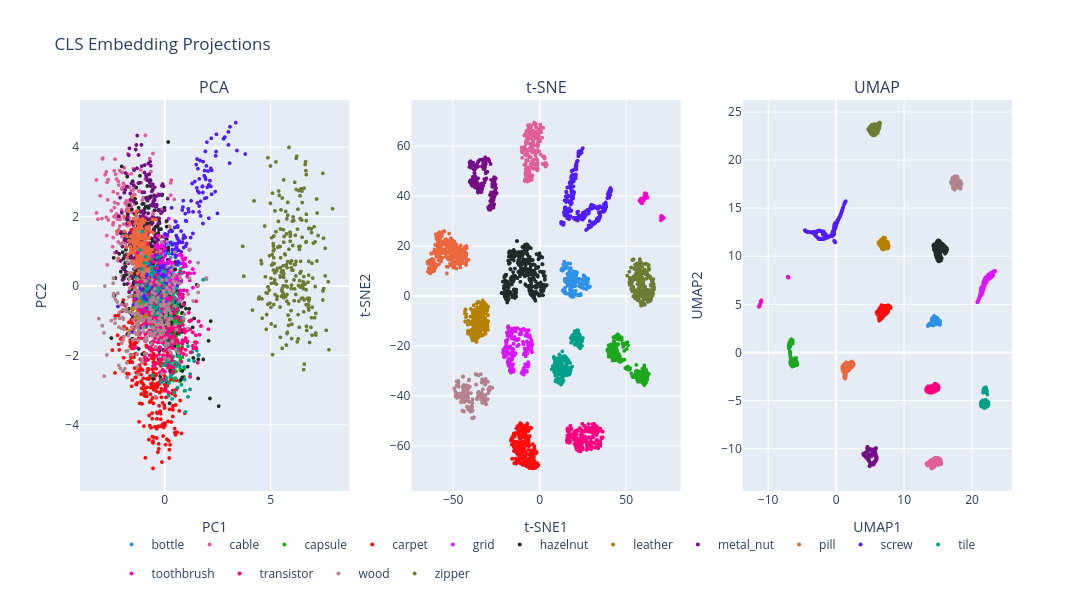

Here is the notebook cell this chart was saved with:
### Code cell
pca_train = pca_2d[train_mask]
tsne_train = tsne_2d[train_mask]
umap_train = umap_2d[train_mask]

cls_fig = make_subplots(
    rows=1,
    cols=3,
    subplot_titles=("PCA", "t-SNE", "UMAP")
)

colors = px.colors.qualitative.Dark24

category_colors = {cat: colors[i % len(colors)] for i, cat in enumerate(categories)}
plot_meta = [("PCA", pca_train, 1), ("t-SNE", tsne_train, 2), ("UMAP", umap_train, 3)]

for idx, (method_name, coords, col) in enumerate(plot_meta):
    for category in categories:
        mask = train_meta["category"] == category

        cls_fig.add_trace(
            go.Scattergl(
                x=coords[mask, 0],
                y=coords[mask, 1],
                mode="markers",
                name=category,
                legendgroup=category,
                showlegend=(method_name == "PCA"),
                customdata=np.stack([
                    train_meta.loc[mask, "category"],
                    train_meta.loc[mask, "path"]
                ], axis=1),
                hovertemplate=(
                    "Category: %{customdata[0]}" +
                    "<br>Path: %{customdata[1]}" +
                    "<extra></extra>"
                ),
                marker=dict(
                    size=4,
                    color=category_colors[category]
                    )
            ),
            row=1,
            col=col
        )

cls_fig.update_xaxes(title_text="PC1", row=1, col=1)
cls_fig.update_yaxes(title_text="PC2", row=1, col=1)

cls_fig.update_xaxes(title_text="t-SNE1", row=1, col=2)
cls_fig.update_yaxes(title_text="t-SNE2", row=1, col=2)

cls_fig.update_xaxes(title_text="UMAP1", row=1, col=3)
cls_fig.update_yaxes(title_text="UMAP2", row=1, col=3)

cls_fig.update_layout(
    title="CLS Embedding Projections",
    width=1600, height=600,
    legend=dict(
        orientation="h",
        yanchor="top",
        y=-0.1,
        xanchor="center",
        x=0.5
    )
)

cls_fig.show()
cls_fig.write_image(IMAGE_DIR / "cls_embedding_comparison.svg")

### Figure 1 — Plotly figure (JSON) as saved in the notebook; plotly's stock layout.template omitted (floating-point values rounded to 4 significant figures; data arrays with more than 128 entries replaced by an {"elided": "..."} marker saying what was removed)
{"data": [{"customdata": {"elided": "209x2 str values"}, "hovertemplate": "Category: %{customdata[0]}<br>Path: %{customdata[1]}<extra></extra>", "legendgroup": "bottle", "marker": {"color": "#2E91E5", "size": 4}, "mode": "markers", "name": "bottle", "showlegend": true, "type": "scattergl", "x": {"elided": "209 float values"}, "xaxis": "x", "y": {"elided": "209 float values"}, "yaxis": "y"}, {"customdata": {"elided": "224x2 str values"}, "hovertemplate": "Category: %{customdata[0]}<br>Path: %{customdata[1]}<extra></extra>", "legendgroup": "cable", "marker": {"color": "#E15F99", "size": 4}, "mode": "markers", "name": "cable", "showlegend": true, "type": "scattergl", "x": {"elided": "224 float values"}, "xaxis": "x", "y": {"elided": "224 float values"}, "yaxis": "y"}, {"customdata": {"elided": "219x2 str values"}, "hovertemplate": "Category: %{customdata[0]}<br>Path: %{customdata[1]}<extra></extra>", "legendgroup": "capsule", "marker": {"color": "#1CA71C", "size": 4}, "mode": "markers", "name": "capsule", "showlegend": true, "type": "scattergl", "x": {"elided": "219 float values"}, "xaxis": "x", "y": {"elided": "219 float values"}, "yaxis": "y"}, {"customdata": {"elided": "280x2 str values"}, "hovertemplate": "Category: %{customdata[0]}<br>Path: %{customdata[1]}<extra></extra>", "legendgroup": "carpet", "marker": {"color": "#FB0D0D", "size": 4}, "mode": "markers", "name": "carpet", "showlegend": true, "type": "scattergl", "x": {"elided": "280 float values"}, "xaxis": "x", "y": {"elided": "280 float values"}, "yaxis": "y"}, {"customdata": {"elided": "264x2 str values"}, "hovertemplate": "Category: %{customdata[0]}<br>Path: %{customdata[1]}<extra></extra>", "legendgroup": "grid", "marker": {"color": "#DA16FF", "size": 4}, "mode": "markers", "name": "grid", "showlegend": true, "type": "scattergl", "x": {"elided": "264 float values"}, "xaxis": "x", "y": {"elided": "264 float values"}, "yaxis": "y"}, {"customdata": {"elided": "391x2 str values"}, "hovertemplate": "Category: %{customdata[0]}<br>Path: %{customdata[1]}<extra></extra>", "legendgroup": "hazelnut", "marker": {"color": "#222A2A", "size": 4}, "mode": "markers", "name": "hazelnut", "showlegend": true, "type": "scattergl", "x": {"elided": "391 float values"}, "xaxis": "x", "y": {"elided": "391 float values"}, "yaxis": "y"}, {"customdata": {"elided": "245x2 str values"}, "hovertemplate": "Category: %{customdata[0]}<br>Path: %{customdata[1]}<extra></extra>", "legendgroup": "leather", "marker": {"color": "#B68100", "size": 4}, "mode": "markers", "name": "leather", "showlegend": true, "type": "scattergl", "x": {"elided": "245 float values"}, "xaxis": "x", "y": {"elided": "245 float values"}, "yaxis": "y"}, {"customdata": {"elided": "220x2 str values"}, "hovertemplate": "Category: %{customdata[0]}<br>Path: %{customdata[1]}<extra></extra>", "legendgroup": "metal_nut", "marker": {"color": "#750D86", "size": 4}, "mode": "markers", "name": "metal_nut", "showlegend": true, "type": "scattergl", "x": {"elided": "220 float values"}, "xaxis": "x", "y": {"elided": "220 float values"}, "yaxis": "y"}, {"customdata": {"elided": "267x2 str values"}, "hovertemplate": "Category: %{customdata[0]}<br>Path: %{customdata[1]}<extra></extra>", "legendgroup": "pill", "marker": {"color": "#EB663B", "size": 4}, "mode": "markers", "name": "pill", "showlegend": true, "type": "scattergl", "x": {"elided": "267 float values"}, "xaxis": "x", "y": {"elided": "267 float values"}, "yaxis": "y"}, {"customdata": {"elided": "320x2 str values"}, "hovertemplate": "Category: %{customdata[0]}<br>Path: %{customdata[1]}<extra></extra>", "legendgroup": "screw", "marker": {"color": "#511CFB", "size": 4}, "mode": "markers", "name": "screw", "showlegend": true, "type": "scattergl", "x": {"elided": "320 float values"}, "xaxis": "x", "y": {"elided": "320 float values"}, "yaxis": "y"}, {"customdata": {"elided": "230x2 str values"}, "hovertemplate": "Category: %{customdata[0]}<br>Path: %{customdata[1]}<extra></extra>", "legendgroup": "tile", "marker": {"color": "#00A08B", "size": 4}, "mode": "markers", "name": "tile", "showlegend": true, "type": "scattergl", "x": {"elided": "230 float values"}, "xaxis": "x", "y": {"elided": "230 float values"}, "yaxis": "y"}, {"customdata": [["toothbrush", "data/mvtec_ad/toothbrush/train/good/008.png"], ["toothbrush", "data/mvtec_ad/toothbrush/train/good/045.png"], ["toothbrush", "data/mvtec_ad/toothbrush/train/good/040.png"], ["toothbrush", "data/mvtec_ad/toothbrush/train/good/005.png"], ["toothbrush", "data/mvtec_ad/toothbrush/train/good/059.png"], ["toothbrush", "data/mvtec_ad/toothbrush/train/good/019.png"], ["toothbrush", "data/mvtec_ad/toothbrush/train/good/006.png"], ["toothbrush", "data/mvtec_ad/toothbrush/train/good/031.png"], ["toothbrush", "data/mvtec_ad/toothbrush/train/good/051.png"], ["toothbrush", "data/mvtec_ad/toothbrush/train/good/033.png"], ["toothbrush", "data/mvtec_ad/toothbrush/train/good/013.png"], ["toothbrush", "data/mvtec_ad/toothbrush/train/good/036.png"], ["toothbrush", "data/mvtec_ad/toothbrush/train/good/038.png"], ["toothbrush", "data/mvtec_ad/toothbrush/train/good/002.png"], ["toothbrush", "data/mvtec_ad/toothbrush/train/good/028.png"], ["toothbrush", "data/mvtec_ad/toothbrush/train/good/046.png"], ["toothbrush", "data/mvtec_ad/toothbrush/train/good/049.png"], ["toothbrush", "data/mvtec_ad/toothbrush/train/good/001.png"], ["toothbrush", "data/mvtec_ad/toothbrush/train/good/017.png"], ["toothbrush", "data/mvtec_ad/toothbrush/train/good/056.png"], ["toothbrush", "data/mvtec_ad/toothbrush/train/good/037.png"], ["toothbrush", "data/mvtec_ad/toothbrush/train/good/035.png"], ["toothbrush", "data/mvtec_ad/toothbrush/train/good/016.png"], ["toothbrush", "data/mvtec_ad/toothbrush/train/good/020.png"], ["toothbrush", "data/mvtec_ad/toothbrush/train/good/052.png"], ["toothbrush", "data/mvtec_ad/toothbrush/train/good/003.png"], ["toothbrush", "data/mvtec_ad/toothbrush/train/good/018.png"], ["toothbrush", "data/mvtec_ad/toothbrush/train/good/043.png"], ["toothbrush", "data/mvtec_ad/toothbrush/train/good/034.png"], ["toothbrush", "data/mvtec_ad/toothbrush/train/good/057.png"], ["toothbrush", "data/mvtec_ad/toothbrush/train/good/007.png"], ["toothbrush", "data/mvtec_ad/toothbrush/train/good/044.png"], ["toothbrush", "data/mvtec_ad/toothbrush/train/good/025.png"], ["toothbrush", "data/mvtec_ad/toothbrush/train/good/030.png"], ["toothbrush", "data/mvtec_ad/toothbrush/train/good/053.png"], ["toothbrush", "data/mvtec_ad/toothbrush/train/good/058.png"], ["toothbrush", "data/mvtec_ad/toothbrush/train/good/032.png"], ["toothbrush", "data/mvtec_ad/toothbrush/train/good/055.png"], ["toothbrush", "data/mvtec_ad/toothbrush/train/good/027.png"], ["toothbrush", "data/mvtec_ad/toothbrush/train/good/012.png"], ["toothbrush", "data/mvtec_ad/toothbrush/train/good/022.png"], ["toothbrush", "data/mvtec_ad/toothbrush/train/good/000.png"], ["toothbrush", "data/mvtec_ad/toothbrush/train/good/050.png"], ["toothbrush", "data/mvtec_ad/toothbrush/train/good/048.png"], ["toothbrush", "data/mvtec_ad/toothbrush/train/good/023.png"], ["toothbrush", "data/mvtec_ad/toothbrush/train/good/014.png"], ["toothbrush", "data/mvtec_ad/toothbrush/train/good/026.png"], ["toothbrush", "data/mvtec_ad/toothbrush/train/good/029.png"], ["toothbrush", "data/mvtec_ad/toothbrush/train/good/054.png"], ["toothbrush", "data/mvtec_ad/toothbrush/train/good/024.png"], ["toothbrush", "data/mvtec_ad/toothbrush/train/good/010.png"], ["toothbrush", "data/mvtec_ad/toothbrush/train/good/042.png"], ["toothbrush", "data/mvtec_ad/toothbrush/train/good/009.png"], ["toothbrush", "data/mvtec_ad/toothbrush/train/good/039.png"], ["toothbrush", "data/mvtec_ad/toothbrush/train/good/041.png"], ["toothbrush", "data/mvtec_ad/toothbrush/train/good/047.png"], ["toothbrush", "data/mvtec_ad/toothbrush/train/good/011.png"], ["toothbrush", "data/mvtec_ad/toothbrush/train/good/015.png"], ["toothbrush", "data/mvtec_ad/toothbrush/train/good/021.png"], ["toothbrush", "data/mvtec_ad/toothbrush/train/good/004.png"]], "hovertemplate": "Category: %{customdata[0]}<br>Path: %{customdata[1]}<extra></extra>", "legendgroup": "toothbrush", "marker": {"color": "#FB00D1", "size": 4}, "mode": "markers", "name": "toothbrush", "showlegend": true, "type": "scattergl", "x": [0.367, 0.9075, 0.9349, -0.0442, 0.8384, -0.3403, 0.2147, 0.2357, 1.072, 0.7514, -0.1763, 0.4993, 0.1412, -0.1769, 0.6829, 0.6926, 0.8901, -0.2164, 0.1947, 1.014, 0.2801, 0.5888, -0.1255, 0.841, 0.9017, -0.3334, -0.08448, 1.333, 0.539, 1.114, -0.5611, 1.203, 0.2156, 1.057, 1.187, 1.395, 0.1784, 0.8468, 0.2627, -0.0774, 0.3803, -0.002345, 1.34, 0.9735, 0.3673, -0.2688, 0.6542, 0.6292, 0.8169, 0.7546, 0.01293, 1.197, -0.3842, 0.0613, 0.8923, 0.9823, -0.3219, 0.2069, 0.7473, -0.3658], "xaxis": "x", "y": [0.6591, 0.3944, 0.7596, 0.6767, 0.7876, 1.071, 0.715, 0.05728, 0.2716, -0.3034, 1.135, 0.2029, -0.02005, 0.9478, -0.2553, 0.8959, 0.5504, 0.6627, 0.6588, 0.5717, 0.1642, 0.265, 1.011, -0.3598, 0.6404, 1.209, 1.161, 0.489, 0.2895, 0.3679, 0.8597, 0.3637, -0.02609, -0.1388, 0.1629, 0.3727, 0.3926, 0.6532, 0.4432, 0.7566, 0.6578, 0.852, -0.04776, 0.6312, -0.164, 1.121, -0.4005, 0.175, 0.8773, -0.2136, 1.074, 0.6956, 1.138, -0.3601, 0.7575, 0.8011, 1.45, 0.7166, -0.1262, 1.106], "yaxis": "y"}, {"customdata": {"elided": "213x2 str values"}, "hovertemplate": "Category: %{customdata[0]}<br>Path: %{customdata[1]}<extra></extra>", "legendgroup": "transistor", "marker": {"color": "#FC0080", "size": 4}, "mode": "markers", "name": "transistor", "showlegend": true, "type": "scattergl", "x": {"elided": "213 float values"}, "xaxis": "x", "y": {"elided": "213 float values"}, "yaxis": "y"}, {"customdata": {"elided": "247x2 str values"}, "hovertemplate": "Category: %{customdata[0]}<br>Path: %{customdata[1]}<extra></extra>", "legendgroup": "wood", "marker": {"color": "#B2828D", "size": 4}, "mode": "markers", "name": "wood", "showlegend": true, "type": "scattergl", "x": {"elided": "247 float values"}, "xaxis": "x", "y": {"elided": "247 float values"}, "yaxis": "y"}, {"customdata": {"elided": "240x2 str values"}, "hovertemplate": "Category: %{customdata[0]}<br>Path: %{customdata[1]}<extra></extra>", "legendgroup": "zipper", "marker": {"color": "#6C7C32", "size": 4}, "mode": "markers", "name": "zipper", "showlegend": true, "type": "scattergl", "x": {"elided": "240 float values"}, "xaxis": "x", "y": {"elided": "240 float values"}, "yaxis": "y"}, {"customdata": {"elided": "209x2 str values"}, "hovertemplate": "Category: %{customdata[0]}<br>Path: %{customdata[1]}<extra></extra>", "legendgroup": "bottle", "marker": {"color": "#2E91E5", "size": 4}, "mode": "markers", "name": "bottle", "showlegend": false, "type": "scattergl", "x": {"elided": "209 float values"}, "xaxis": "x2", "y": {"elided": "209 float values"}, "yaxis": "y2"}, {"customdata": {"elided": "224x2 str values"}, "hovertemplate": "Category: %{customdata[0]}<br>Path: %{customdata[1]}<extra></extra>", "legendgroup": "cable", "marker": {"color": "#E15F99", "size": 4}, "mode": "markers", "name": "cable", "showlegend": false, "type": "scattergl", "x": {"elided": "224 float values"}, "xaxis": "x2", "y": {"elided": "224 float values"}, "yaxis": "y2"}, {"customdata": {"elided": "219x2 str values"}, "hovertemplate": "Category: %{customdata[0]}<br>Path: %{customdata[1]}<extra></extra>", "legendgroup": "capsule", "marker": {"color": "#1CA71C", "size": 4}, "mode": "markers", "name": "capsule", "showlegend": false, "type": "scattergl", "x": {"elided": "219 float values"}, "xaxis": "x2", "y": {"elided": "219 float values"}, "yaxis": "y2"}, {"customdata": {"elided": "280x2 str values"}, "hovertemplate": "Category: %{customdata[0]}<br>Path: %{customdata[1]}<extra></extra>", "legendgroup": "carpet", "marker": {"color": "#FB0D0D", "size": 4}, "mode": "markers", "name": "carpet", "showlegend": false, "type": "scattergl", "x": {"elided": "280 float values"}, "xaxis": "x2", "y": {"elided": "280 float values"}, "yaxis": "y2"}, {"customdata": {"elided": "264x2 str values"}, "hovertemplate": "Category: %{customdata[0]}<br>Path: %{customdata[1]}<extra></extra>", "legendgroup": "grid", "marker": {"color": "#DA16FF", "size": 4}, "mode": "markers", "name": "grid", "showlegend": false, "type": "scattergl", "x": {"elided": "264 float values"}, "xaxis": "x2", "y": {"elided": "264 float values"}, "yaxis": "y2"}, {"customdata": {"elided": "391x2 str values"}, "hovertemplate": "Category: %{customdata[0]}<br>Path: %{customdata[1]}<extra></extra>", "legendgroup": "hazelnut", "marker": {"color": "#222A2A", "size": 4}, "mode": "markers", "name": "hazelnut", "showlegend": false, "type": "scattergl", "x": {"elided": "391 float values"}, "xaxis": "x2", "y": {"elided": "391 float values"}, "yaxis": "y2"}, {"customdata": {"elided": "245x2 str values"}, "hovertemplate": "Category: %{customdata[0]}<br>Path: %{customdata[1]}<extra></extra>", "legendgroup": "leather", "marker": {"color": "#B68100", "size": 4}, "mode": "markers", "name": "leather", "showlegend": false, "type": "scattergl", "x": {"elided": "245 float values"}, "xaxis": "x2", "y": {"elided": "245 float values"}, "yaxis": "y2"}, {"customdata": {"elided": "220x2 str values"}, "hovertemplate": "Category: %{customdata[0]}<br>Path: %{customdata[1]}<extra></extra>", "legendgroup": "metal_nut", "marker": {"color": "#750D86", "size": 4}, "mode": "markers", "name": "metal_nut", "showlegend": false, "type": "scattergl", "x": {"elided": "220 float values"}, "xaxis": "x2", "y": {"elided": "220 float values"}, "yaxis": "y2"}, {"customdata": {"elided": "267x2 str values"}, "hovertemplate": "Category: %{customdata[0]}<br>Path: %{customdata[1]}<extra></extra>", "legendgroup": "pill", "marker": {"color": "#EB663B", "size": 4}, "mode": "markers", "name": "pill", "showlegend": false, "type": "scattergl", "x": {"elided": "267 float values"}, "xaxis": "x2", "y": {"elided": "267 float values"}, "yaxis": "y2"}, {"customdata": {"elided": "320x2 str values"}, "hovertemplate": "Category: %{customdata[0]}<br>Path: %{customdata[1]}<extra></extra>", "legendgroup": "screw", "marker": {"color": "#511CFB", "size": 4}, "mode": "markers", "name": "screw", "showlegend": false, "type": "scattergl", "x": {"elided": "320 float values"}, "xaxis": "x2", "y": {"elided": "320 float values"}, "yaxis": "y2"}, {"customdata": {"elided": "230x2 str values"}, "hovertemplate": "Category: %{customdata[0]}<br>Path: %{customdata[1]}<extra></extra>", "legendgroup": "tile", "marker": {"color": "#00A08B", "size": 4}, "mode": "markers", "name": "tile", "showlegend": false, "type": "scattergl", "x": {"elided": "230 float values"}, "xaxis": "x2", "y": {"elided": "230 float values"}, "yaxis": "y2"}, {"customdata": [["toothbrush", "data/mvtec_ad/toothbrush/train/good/008.png"], ["toothbrush", "data/mvtec_ad/toothbrush/train/good/045.png"], ["toothbrush", "data/mvtec_ad/toothbrush/train/good/040.png"], ["toothbrush", "data/mvtec_ad/toothbrush/train/good/005.png"], ["toothbrush", "data/mvtec_ad/toothbrush/train/good/059.png"], ["toothbrush", "data/mvtec_ad/toothbrush/train/good/019.png"], ["toothbrush", "data/mvtec_ad/toothbrush/train/good/006.png"], ["toothbrush", "data/mvtec_ad/toothbrush/train/good/031.png"], ["toothbrush", "data/mvtec_ad/toothbrush/train/good/051.png"], ["toothbrush", "data/mvtec_ad/toothbrush/train/good/033.png"], ["toothbrush", "data/mvtec_ad/toothbrush/train/good/013.png"], ["toothbrush", "data/mvtec_ad/toothbrush/train/good/036.png"], ["toothbrush", "data/mvtec_ad/toothbrush/train/good/038.png"], ["toothbrush", "data/mvtec_ad/toothbrush/train/good/002.png"], ["toothbrush", "data/mvtec_ad/toothbrush/train/good/028.png"], ["toothbrush", "data/mvtec_ad/toothbrush/train/good/046.png"], ["toothbrush", "data/mvtec_ad/toothbrush/train/good/049.png"], ["toothbrush", "data/mvtec_ad/toothbrush/train/good/001.png"], ["toothbrush", "data/mvtec_ad/toothbrush/train/good/017.png"], ["toothbrush", "data/mvtec_ad/toothbrush/train/good/056.png"], ["toothbrush", "data/mvtec_ad/toothbrush/train/good/037.png"], ["toothbrush", "data/mvtec_ad/toothbrush/train/good/035.png"], ["toothbrush", "data/mvtec_ad/toothbrush/train/good/016.png"], ["toothbrush", "data/mvtec_ad/toothbrush/train/good/020.png"], ["toothbrush", "data/mvtec_ad/toothbrush/train/good/052.png"], ["toothbrush", "data/mvtec_ad/toothbrush/train/good/003.png"], ["toothbrush", "data/mvtec_ad/toothbrush/train/good/018.png"], ["toothbrush", "data/mvtec_ad/toothbrush/train/good/043.png"], ["toothbrush", "data/mvtec_ad/toothbrush/train/good/034.png"], ["toothbrush", "data/mvtec_ad/toothbrush/train/good/057.png"], ["toothbrush", "data/mvtec_ad/toothbrush/train/good/007.png"], ["toothbrush", "data/mvtec_ad/toothbrush/train/good/044.png"], ["toothbrush", "data/mvtec_ad/toothbrush/train/good/025.png"], ["toothbrush", "data/mvtec_ad/toothbrush/train/good/030.png"], ["toothbrush", "data/mvtec_ad/toothbrush/train/good/053.png"], ["toothbrush", "data/mvtec_ad/toothbrush/train/good/058.png"], ["toothbrush", "data/mvtec_ad/toothbrush/train/good/032.png"], ["toothbrush", "data/mvtec_ad/toothbrush/train/good/055.png"], ["toothbrush", "data/mvtec_ad/toothbrush/train/good/027.png"], ["toothbrush", "data/mvtec_ad/toothbrush/train/good/012.png"], ["toothbrush", "data/mvtec_ad/toothbrush/train/good/022.png"], ["toothbrush", "data/mvtec_ad/toothbrush/train/good/000.png"], ["toothbrush", "data/mvtec_ad/toothbrush/train/good/050.png"], ["toothbrush", "data/mvtec_ad/toothbrush/train/good/048.png"], ["toothbrush", "data/mvtec_ad/toothbrush/train/good/023.png"], ["toothbrush", "data/mvtec_ad/toothbrush/train/good/014.png"], ["toothbrush", "data/mvtec_ad/toothbrush/train/good/026.png"], ["toothbrush", "data/mvtec_ad/toothbrush/train/good/029.png"], ["toothbrush", "data/mvtec_ad/toothbrush/train/good/054.png"], ["toothbrush", "data/mvtec_ad/toothbrush/train/good/024.png"], ["toothbrush", "data/mvtec_ad/toothbrush/train/good/010.png"], ["toothbrush", "data/mvtec_ad/toothbrush/train/good/042.png"], ["toothbrush", "data/mvtec_ad/toothbrush/train/good/009.png"], ["toothbrush", "data/mvtec_ad/toothbrush/train/good/039.png"], ["toothbrush", "data/mvtec_ad/toothbrush/train/good/041.png"], ["toothbrush", "data/mvtec_ad/toothbrush/train/good/047.png"], ["toothbrush", "data/mvtec_ad/toothbrush/train/good/011.png"], ["toothbrush", "data/mvtec_ad/toothbrush/train/good/015.png"], ["toothbrush", "data/mvtec_ad/toothbrush/train/good/021.png"], ["toothbrush", "data/mvtec_ad/toothbrush/train/good/004.png"]], "hovertemplate": "Category: %{customdata[0]}<br>Path: %{customdata[1]}<extra></extra>", "legendgroup": "toothbrush", "marker": {"color": "#FB00D1", "size": 4}, "mode": "markers", "name": "toothbrush", "showlegend": false, "type": "scattergl", "x": [70.63, 59.04, 59.1, 70.71, 59.28, 71.58, 70.92, 61.51, 59.5, 60.98, 71.0, 61.6, 61.39, 70.67, 62.02, 59.09, 58.16, 71.53, 70.54, 59.01, 61.88, 62.37, 70.36, 61.55, 58.78, 70.45, 71.35, 58.64, 62.1, 59.5, 71.56, 59.28, 62.08, 60.62, 58.42, 59.1, 62.32, 58.02, 61.3, 71.25, 61.15, 70.98, 59.58, 58.89, 61.42, 70.68, 61.23, 60.88, 59.05, 61.31, 70.67, 59.23, 71.39, 61.84, 59.29, 59.08, 71.42, 70.87, 62.61, 71.96], "xaxis": "x2", "y": [32.06, 38.58, 37.89, 31.99, 37.13, 31.0, 32.01, 40.44, 37.87, 39.43, 31.25, 39.74, 41.18, 30.99, 39.7, 38.92, 38.09, 31.65, 31.6, 37.43, 41.02, 39.77, 30.59, 39.14, 38.92, 30.33, 31.27, 38.23, 40.07, 39.01, 31.0, 37.48, 39.44, 38.4, 37.82, 38.17, 39.78, 38.19, 41.1, 31.31, 41.14, 31.85, 37.13, 38.47, 41.15, 31.07, 40.66, 39.92, 38.94, 40.12, 31.26, 38.18, 31.13, 40.71, 39.07, 38.74, 31.19, 31.89, 39.34, 31.31], "yaxis": "y2"}, {"customdata": {"elided": "213x2 str values"}, "hovertemplate": "Category: %{customdata[0]}<br>Path: %{customdata[1]}<extra></extra>", "legendgroup": "transistor", "marker": {"color": "#FC0080", "size": 4}, "mode": "markers", "name": "transistor", "showlegend": false, "type": "scattergl", "x": {"elided": "213 float values"}, "xaxis": "x2", "y": {"elided": "213 float values"}, "yaxis": "y2"}, {"customdata": {"elided": "247x2 str values"}, "hovertemplate": "Category: %{customdata[0]}<br>Path: %{customdata[1]}<extra></extra>", "legendgroup": "wood", "marker": {"color": "#B2828D", "size": 4}, "mode": "markers", "name": "wood", "showlegend": false, "type": "scattergl", "x": {"elided": "247 float values"}, "xaxis": "x2", "y": {"elided": "247 float values"}, "yaxis": "y2"}, {"customdata": {"elided": "240x2 str values"}, "hovertemplate": "Category: %{customdata[0]}<br>Path: %{customdata[1]}<extra></extra>", "legendgroup": "zipper", "marker": {"color": "#6C7C32", "size": 4}, "mode": "markers", "name": "zipper", "showlegend": false, "type": "scattergl", "x": {"elided": "240 float values"}, "xaxis": "x2", "y": {"elided": "240 float values"}, "yaxis": "y2"}, {"customdata": {"elided": "209x2 str values"}, "hovertemplate": "Category: %{customdata[0]}<br>Path: %{customdata[1]}<extra></extra>", "legendgroup": "bottle", "marker": {"color": "#2E91E5", "size": 4}, "mode": "markers", "name": "bottle", "showlegend": false, "type": "scattergl", "x": {"elided": "209 float values"}, "xaxis": "x3", "y": {"elided": "209 float values"}, "yaxis": "y3"}, {"customdata": {"elided": "224x2 str values"}, "hovertemplate": "Category: %{customdata[0]}<br>Path: %{customdata[1]}<extra></extra>", "legendgroup": "cable", "marker": {"color": "#E15F99", "size": 4}, "mode": "markers", "name": "cable", "showlegend": false, "type": "scattergl", "x": {"elided": "224 float values"}, "xaxis": "x3", "y": {"elided": "224 float values"}, "yaxis": "y3"}, {"customdata": {"elided": "219x2 str values"}, "hovertemplate": "Category: %{customdata[0]}<br>Path: %{customdata[1]}<extra></extra>", "legendgroup": "capsule", "marker": {"color": "#1CA71C", "size": 4}, "mode": "markers", "name": "capsule", "showlegend": false, "type": "scattergl", "x": {"elided": "219 float values"}, "xaxis": "x3", "y": {"elided": "219 float values"}, "yaxis": "y3"}, {"customdata": {"elided": "280x2 str values"}, "hovertemplate": "Category: %{customdata[0]}<br>Path: %{customdata[1]}<extra></extra>", "legendgroup": "carpet", "marker": {"color": "#FB0D0D", "size": 4}, "mode": "markers", "name": "carpet", "showlegend": false, "type": "scattergl", "x": {"elided": "280 float values"}, "xaxis": "x3", "y": {"elided": "280 float values"}, "yaxis": "y3"}, {"customdata": {"elided": "264x2 str values"}, "hovertemplate": "Category: %{customdata[0]}<br>Path: %{customdata[1]}<extra></extra>", "legendgroup": "grid", "marker": {"color": "#DA16FF", "size": 4}, "mode": "markers", "name": "grid", "showlegend": false, "type": "scattergl", "x": {"elided": "264 float values"}, "xaxis": "x3", "y": {"elided": "264 float values"}, "yaxis": "y3"}, {"customdata": {"elided": "391x2 str values"}, "hovertemplate": "Category: %{customdata[0]}<br>Path: %{customdata[1]}<extra></extra>", "legendgroup": "hazelnut", "marker": {"color": "#222A2A", "size": 4}, "mode": "markers", "name": "hazelnut", "showlegend": false, "type": "scattergl", "x": {"elided": "391 float values"}, "xaxis": "x3", "y": {"elided": "391 float values"}, "yaxis": "y3"}, {"customdata": {"elided": "245x2 str values"}, "hovertemplate": "Category: %{customdata[0]}<br>Path: %{customdata[1]}<extra></extra>", "legendgroup": "leather", "marker": {"color": "#B68100", "size": 4}, "mode": "markers", "name": "leather", "showlegend": false, "type": "scattergl", "x": {"elided": "245 float values"}, "xaxis": "x3", "y": {"elided": "245 float values"}, "yaxis": "y3"}, {"customdata": {"elided": "220x2 str values"}, "hovertemplate": "Category: %{customdata[0]}<br>Path: %{customdata[1]}<extra></extra>", "legendgroup": "metal_nut", "marker": {"color": "#750D86", "size": 4}, "mode": "markers", "name": "metal_nut", "showlegend": false, "type": "scattergl", "x": {"elided": "220 float values"}, "xaxis": "x3", "y": {"elided": "220 float values"}, "yaxis": "y3"}, {"customdata": {"elided": "267x2 str values"}, "hovertemplate": "Category: %{customdata[0]}<br>Path: %{customdata[1]}<extra></extra>", "legendgroup": "pill", "marker": {"color": "#EB663B", "size": 4}, "mode": "markers", "name": "pill", "showlegend": false, "type": "scattergl", "x": {"elided": "267 float values"}, "xaxis": "x3", "y": {"elided": "267 float values"}, "yaxis": "y3"}, {"customdata": {"elided": "320x2 str values"}, "hovertemplate": "Category: %{customdata[0]}<br>Path: %{customdata[1]}<extra></extra>", "legendgroup": "screw", "marker": {"color": "#511CFB", "size": 4}, "mode": "markers", "name": "screw", "showlegend": false, "type": "scattergl", "x": {"elided": "320 float values"}, "xaxis": "x3", "y": {"elided": "320 float values"}, "yaxis": "y3"}, {"customdata": {"elided": "230x2 str values"}, "hovertemplate": "Category: %{customdata[0]}<br>Path: %{customdata[1]}<extra></extra>", "legendgroup": "tile", "marker": {"color": "#00A08B", "size": 4}, "mode": "markers", "name": "tile", "showlegend": false, "type": "scattergl", "x": {"elided": "230 float values"}, "xaxis": "x3", "y": {"elided": "230 float values"}, "yaxis": "y3"}, {"customdata": [["toothbrush", "data/mvtec_ad/toothbrush/train/good/008.png"], ["toothbrush", "data/mvtec_ad/toothbrush/train/good/045.png"], ["toothbrush", "data/mvtec_ad/toothbrush/train/good/040.png"], ["toothbrush", "data/mvtec_ad/toothbrush/train/good/005.png"], ["toothbrush", "data/mvtec_ad/toothbrush/train/good/059.png"], ["toothbrush", "data/mvtec_ad/toothbrush/train/good/019.png"], ["toothbrush", "data/mvtec_ad/toothbrush/train/good/006.png"], ["toothbrush", "data/mvtec_ad/toothbrush/train/good/031.png"], ["toothbrush", "data/mvtec_ad/toothbrush/train/good/051.png"], ["toothbrush", "data/mvtec_ad/toothbrush/train/good/033.png"], ["toothbrush", "data/mvtec_ad/toothbrush/train/good/013.png"], ["toothbrush", "data/mvtec_ad/toothbrush/train/good/036.png"], ["toothbrush", "data/mvtec_ad/toothbrush/train/good/038.png"], ["toothbrush", "data/mvtec_ad/toothbrush/train/good/002.png"], ["toothbrush", "data/mvtec_ad/toothbrush/train/good/028.png"], ["toothbrush", "data/mvtec_ad/toothbrush/train/good/046.png"], ["toothbrush", "data/mvtec_ad/toothbrush/train/good/049.png"], ["toothbrush", "data/mvtec_ad/toothbrush/train/good/001.png"], ["toothbrush", "data/mvtec_ad/toothbrush/train/good/017.png"], ["toothbrush", "data/mvtec_ad/toothbrush/train/good/056.png"], ["toothbrush", "data/mvtec_ad/toothbrush/train/good/037.png"], ["toothbrush", "data/mvtec_ad/toothbrush/train/good/035.png"], ["toothbrush", "data/mvtec_ad/toothbrush/train/good/016.png"], ["toothbrush", "data/mvtec_ad/toothbrush/train/good/020.png"], ["toothbrush", "data/mvtec_ad/toothbrush/train/good/052.png"], ["toothbrush", "data/mvtec_ad/toothbrush/train/good/003.png"], ["toothbrush", "data/mvtec_ad/toothbrush/train/good/018.png"], ["toothbrush", "data/mvtec_ad/toothbrush/train/good/043.png"], ["toothbrush", "data/mvtec_ad/toothbrush/train/good/034.png"], ["toothbrush", "data/mvtec_ad/toothbrush/train/good/057.png"], ["toothbrush", "data/mvtec_ad/toothbrush/train/good/007.png"], ["toothbrush", "data/mvtec_ad/toothbrush/train/good/044.png"], ["toothbrush", "data/mvtec_ad/toothbrush/train/good/025.png"], ["toothbrush", "data/mvtec_ad/toothbrush/train/good/030.png"], ["toothbrush", "data/mvtec_ad/toothbrush/train/good/053.png"], ["toothbrush", "data/mvtec_ad/toothbrush/train/good/058.png"], ["toothbrush", "data/mvtec_ad/toothbrush/train/good/032.png"], ["toothbrush", "data/mvtec_ad/toothbrush/train/good/055.png"], ["toothbrush", "data/mvtec_ad/toothbrush/train/good/027.png"], ["toothbrush", "data/mvtec_ad/toothbrush/train/good/012.png"], ["toothbrush", "data/mvtec_ad/toothbrush/train/good/022.png"], ["toothbrush", "data/mvtec_ad/toothbrush/train/good/000.png"], ["toothbrush", "data/mvtec_ad/toothbrush/train/good/050.png"], ["toothbrush", "data/mvtec_ad/toothbrush/train/good/048.png"], ["toothbrush", "data/mvtec_ad/toothbrush/train/good/023.png"], ["toothbrush", "data/mvtec_ad/toothbrush/train/good/014.png"], ["toothbrush", "data/mvtec_ad/toothbrush/train/good/026.png"], ["toothbrush", "data/mvtec_ad/toothbrush/train/good/029.png"], ["toothbrush", "data/mvtec_ad/toothbrush/train/good/054.png"], ["toothbrush", "data/mvtec_ad/toothbrush/train/good/024.png"], ["toothbrush", "data/mvtec_ad/toothbrush/train/good/010.png"], ["toothbrush", "data/mvtec_ad/toothbrush/train/good/042.png"], ["toothbrush", "data/mvtec_ad/toothbrush/train/good/009.png"], ["toothbrush", "data/mvtec_ad/toothbrush/train/good/039.png"], ["toothbrush", "data/mvtec_ad/toothbrush/train/good/041.png"], ["toothbrush", "data/mvtec_ad/toothbrush/train/good/047.png"], ["toothbrush", "data/mvtec_ad/toothbrush/train/good/011.png"], ["toothbrush", "data/mvtec_ad/toothbrush/train/good/015.png"], ["toothbrush", "data/mvtec_ad/toothbrush/train/good/021.png"], ["toothbrush", "data/mvtec_ad/toothbrush/train/good/004.png"]], "hovertemplate": "Category: %{customdata[0]}<br>Path: %{customdata[1]}<extra></extra>", "legendgroup": "toothbrush", "marker": {"color": "#FB00D1", "size": 4}, "mode": "markers", "name": "toothbrush", "showlegend": false, "type": "scattergl", "x": [-6.999, -11.32, -11.26, -7.012, -11.24, -7.064, -7.011, -10.99, -11.26, -11.04, -7.05, -11.03, -10.97, -7.021, -10.99, -11.31, -11.31, -7.048, -6.971, -11.23, -10.98, -10.99, -7.011, -11.06, -11.32, -7.005, -7.06, -11.29, -10.99, -11.31, -7.051, -11.27, -11.01, -11.16, -11.29, -11.27, -10.98, -11.32, -10.97, -7.055, -10.97, -6.973, -11.23, -11.29, -10.98, -6.998, -10.99, -11.04, -11.29, -11.03, -7.024, -11.28, -7.056, -10.99, -11.29, -11.29, -7.05, -7.027, -10.99, -7.059], "xaxis": "x3", "y": [7.812, 4.749, 4.807, 7.822, 4.832, 7.849, 7.817, 5.369, 4.81, 5.296, 7.828, 5.31, 5.406, 7.849, 5.311, 4.762, 4.755, 7.839, 7.789, 4.832, 5.386, 5.302, 7.836, 5.29, 4.746, 7.828, 7.848, 4.77, 5.345, 4.757, 7.845, 4.797, 5.296, 5.007, 4.766, 4.792, 5.331, 4.74, 5.404, 7.861, 5.412, 7.782, 4.848, 4.777, 5.397, 7.818, 5.376, 5.301, 4.776, 5.337, 7.841, 4.784, 7.847, 5.375, 4.783, 4.772, 7.843, 7.829, 5.244, 7.844], "yaxis": "y3"}, {"customdata": {"elided": "213x2 str values"}, "hovertemplate": "Category: %{customdata[0]}<br>Path: %{customdata[1]}<extra></extra>", "legendgroup": "transistor", "marker": {"color": "#FC0080", "size": 4}, "mode": "markers", "name": "transistor", "showlegend": false, "type": "scattergl", "x": {"elided": "213 float values"}, "xaxis": "x3", "y": {"elided": "213 float values"}, "yaxis": "y3"}, {"customdata": {"elided": "247x2 str values"}, "hovertemplate": "Category: %{customdata[0]}<br>Path: %{customdata[1]}<extra></extra>", "legendgroup": "wood", "marker": {"color": "#B2828D", "size": 4}, "mode": "markers", "name": "wood", "showlegend": false, "type": "scattergl", "x": {"elided": "247 float values"}, "xaxis": "x3", "y": {"elided": "247 float values"}, "yaxis": "y3"}, {"customdata": {"elided": "240x2 str values"}, "hovertemplate": "Category: %{customdata[0]}<br>Path: %{customdata[1]}<extra></extra>", "legendgroup": "zipper", "marker": {"color": "#6C7C32", "size": 4}, "mode": "markers", "name": "zipper", "showlegend": false, "type": "scattergl", "x": {"elided": "240 float values"}, "xaxis": "x3", "y": {"elided": "240 float values"}, "yaxis": "y3"}], "layout": {"annotations": [{"font": {"size": 16}, "showarrow": false, "text": "PCA", "x": 0.1444, "xanchor": "center", "xref": "paper", "y": 1, "yanchor": "bottom", "yref": "paper"}, {"font": {"size": 16}, "showarrow": false, "text": "t-SNE", "x": 0.5, "xanchor": "center", "xref": "paper", "y": 1, "yanchor": "bottom", "yref": "paper"}, {"font": {"size": 16}, "showarrow": false, "text": "UMAP", "x": 0.8556, "xanchor": "center", "xref": "paper", "y": 1, "yanchor": "bottom", "yref": "paper"}], "height": 600, "legend": {"orientation": "h", "x": 0.5, "xanchor": "center", "y": -0.1, "yanchor": "top"}, "title": {"text": "CLS Embedding Projections"}, "width": 1600, "xaxis": {"anchor": "y", "domain": [0, 0.2889], "title": {"text": "PC1"}}, "xaxis2": {"anchor": "y2", "domain": [0.3556, 0.6444], "title": {"text": "t-SNE1"}}, "xaxis3": {"anchor": "y3", "domain": [0.7111, 1], "title": {"text": "UMAP1"}}, "yaxis": {"anchor": "x", "domain": [0, 1], "title": {"text": "PC2"}}, "yaxis2": {"anchor": "x2", "domain": [0, 1], "title": {"text": "t-SNE2"}}, "yaxis3": {"anchor": "x3", "domain": [0, 1], "title": {"text": "UMAP2"}}}}
